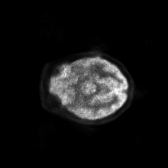
#> input picture dataset/pre_data/test/AD&CN/10.png, 168 x 168 px
$ python -i extract_roi.py   (imports and definitions only)
#> lines starting #> are read from the running program, lines starting #| are printed output that depends on the picture
#> further down, picture is the input picture: shape (168, 168, 3); min 0, max 255, mean 18.7
import os
from skimage.exposure.exposure import rescale_intensity
import cv2
from skimage.draw import polygon
import numpy as np
from PIL import Image


def get_contour(image):
  img = rescale_intensity(image,out_range=(0,255))
  img = img.astype(np.uint8)
  kernel = cv2.getStructuringElement(cv2.MORPH_ELLIPSE,(5,5))
  body = cv2.erode(img,kernel,iterations=1)
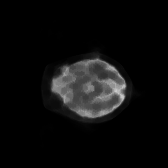
#> body: shape (168, 168, 3); min 0, max 203, mean 12.7
  kernel_1 = cv2.getStructuringElement(cv2.MORPH_ELLIPSE,(5,5))
  blur = cv2.GaussianBlur(body,(5,5),0)
#> (the run stopped early here; a loop or call above may not have finished)

$ run again, on dataset/pre_data/test/AD&CN/107.png
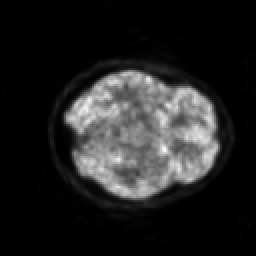
#> input picture dataset/pre_data/test/AD&CN/107.png, 128 x 128 px (shown 2 times larger)
#> picture is the input picture: shape (128, 128, 3); min 0, max 255, mean 34.5
#> in get_contour, `body = cv2.erode(img,kernel,iterations=1)`:
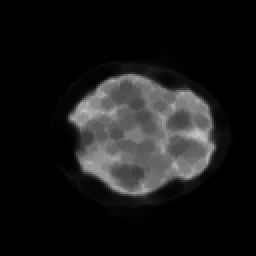
#> body: shape (128, 128, 3) (shown 2 times larger); min 0, max 201, mean 24.1

$ run again, on dataset/pre_data/test/AD&CN/109.png
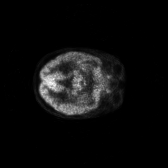
#> input picture dataset/pre_data/test/AD&CN/109.png, 168 x 168 px
#> picture is the input picture: shape (168, 168, 3); min 0, max 255, mean 13
#> in get_contour, `body = cv2.erode(img,kernel,iterations=1)`:
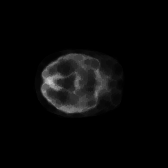
#> body: shape (168, 168, 3); min 0, max 204, mean 7.7

$ run again, on dataset/pre_data/test/AD&CN/12.png
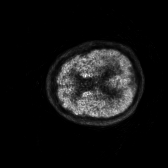
#> input picture dataset/pre_data/test/AD&CN/12.png, 168 x 168 px
#> picture is the input picture: shape (168, 168, 3); min 0, max 255, mean 17.5
#> in get_contour, `body = cv2.erode(img,kernel,iterations=1)`:
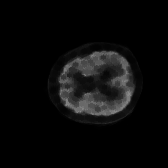
#> body: shape (168, 168, 3); min 0, max 138, mean 9.9
